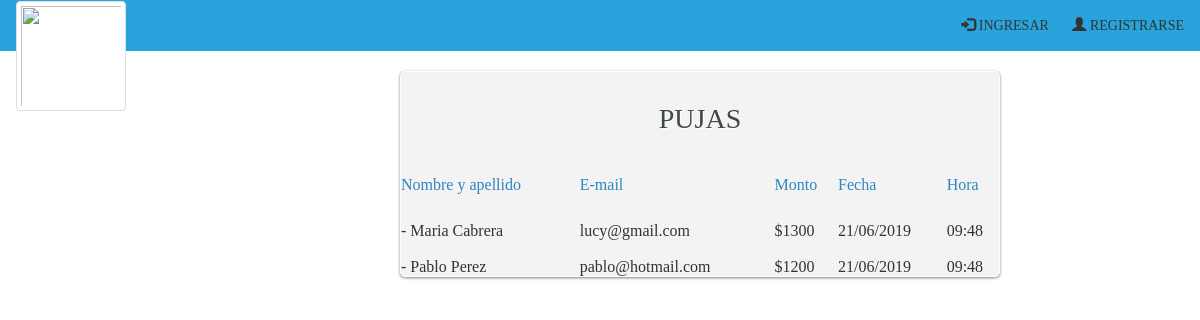
/listaPujas.php?sub=36, run on the app's committed database.
### tables this page shows
CREATE TABLE `puja` (
  `idPuja` int(11) NOT NULL,
  `idPersona` int(11) NOT NULL,
  `idSubasta` int(11) NOT NULL,
  `cantidad` decimal(10,0) UNSIGNED NOT NULL,
  `fecha` datetime NOT NULL
);

CREATE TABLE `persona` (
  `IdPersona` int(11) NOT NULL,
  `dni` int(8) NOT NULL,
  `nombre` varchar(50) NOT NULL,
  `apellido` varchar(50) NOT NULL,
  `telefono` int(30) NOT NULL,
  `email` varchar(45) NOT NULL,
  `clave` varchar(11) NOT NULL,
  `tipoU` varchar(11) DEFAULT NULL,
  `rol` int(3) DEFAULT NULL,
  `credito` int(2) DEFAULT NULL,
  `ciudad` varchar(45) NOT NULL,
  `fechaNacimiento` datetime NOT NULL,
  `idTarjeta` int(11) NOT NULL,
  `fechaRegistro` datetime NOT NULL,
  `fechaModificacion` datetime NOT NULL
);

### listaPujas.php (the view, shortened to what this page needs)
<html>
	<head>
<?php
		include("cabecera.php");
?>
<?php
$con=conectar();
$subasta=$_GET['sub'];
$var_consulta= "SELECT idPersona, cantidad, fecha FROM puja WHERE idSubasta=$subasta ORDER BY cantidad DESC";
   $result = mysqli_query($con, $var_consulta);
   $num=mysqli_num_rows($result);
if ($num==0) {
  echo"<h4>NO HAY PUJAS</h4>";
 }
else{
?>
	</head>
	<body>
		<div id="wrapper" style="margin-left: 400px;margin-top: 0px;">
			<form name="formulario" class="login-form" style="width:600px;">
				<div class="header">
					<h1>  PUJAS</h1>
				</div>
					 <table  style="width:600px;">
					 	<?php $primero = "Nombre y apellido";
                              $segundo="E-mail";
                              $tercero="Monto";
                              $cuarto="Fecha";
                               $quinto="Hora";
                               $color = "#2E86C1";
  ?>
 <tr>
  <td><?php echo "<p><font color='".$color."'>".$primero."</font></p>";  ?> </td>
  <td ><?php echo "<p><font color='".$color."'>".$segundo."</font></p>";  ?></td>
  <td ><?php echo "<p><font color='".$color."'>".$tercero."</font></p>";  ?> </td>
  <td ><?php echo "<p><font color='".$color."'>".$cuarto."</font></p>";  ?></td>
  <td ><?php echo "<p><font color='".$color."'>".$quinto."</font></p>";  ?> </td>
 </tr>
                    <?php
                    $i=1;
                    while ($row = mysqli_fetch_array($result)){
                      $var_consulta2= "SELECT apellido, nombre, email FROM persona WHERE idPersona=$row[0]";
                         $result2 = mysqli_query($con, $var_consulta2);
                         $row2 = mysqli_fetch_array($result2); ?>
                         <tr>
                             <td> <br><?php echo "- $row2[1] $row2[0]" ; ?> </td>
                              <td> <br><?php echo "$row2[2]"; ?> </td>
                                <td><br><?php echo "$$row[1]"; ?> </td>
                                 <td> <br><?php echo "".date('d/m/Y', strtotime($row['fecha'])).""; ?> </td>
                                <td> <br><?php echo "".date('H:i', strtotime($row['fecha'])).""; ?> </td>
                          </tr>
                     <?php
                     $i=$i + 1;  }
                    ?>
</table>
			</form>
			<?php } ?>
		</div>
	</body>
</html>

### css/estilos.css (style rules this page uses)
body { background-color:#ffffff ; font-family:'Bree Serif', serif; }
.login-form { width: 410px; margin: auto; position: relative; background: #f3f3f3; border: 1px solid #fff; border-radius: 5px; box-shadow: 0 1px 3px rgba(0,0,0,0.5); -moz-box-shadow: 0 1px 3px rgba(0,0,0,0.5); -webkit-box-shadow: 0 1px 3px rgba(0,0,0,0.5); }
#wrapper { width: 410px; height: 400px; margin: 70px auto; }
#wrapper h1 { text-align: center; }
.login-form .header { padding: 10px 30px 30px 30px; }
.login-form .header h1 { font-family: 'Bree Serif', serif; font-weight: 300; font-size: 28px; line-height:34px; color: #414848; text-shadow: 1px 1px 0 rgba(256,256,256,1.0); margin-bottom: 10px; }

### data on the page
puja: idPersona.nombre "Maria", idPersona.apellido "Cabrera", idPersona.email "lucy@gmail.com", cantidad "1300", fecha "21/06/2019", fecha "09:48"
puja: idPersona.nombre "Pablo", idPersona.apellido "Perez", idPersona.email "pablo@hotmail.com", cantidad "1200", fecha "21/06/2019", fecha "09:48"

### other printed values
$primero "Nombre y apellido"
$segundo "E-mail"
$tercero "Monto"
$cuarto "Fecha"
$quinto "Hora"
